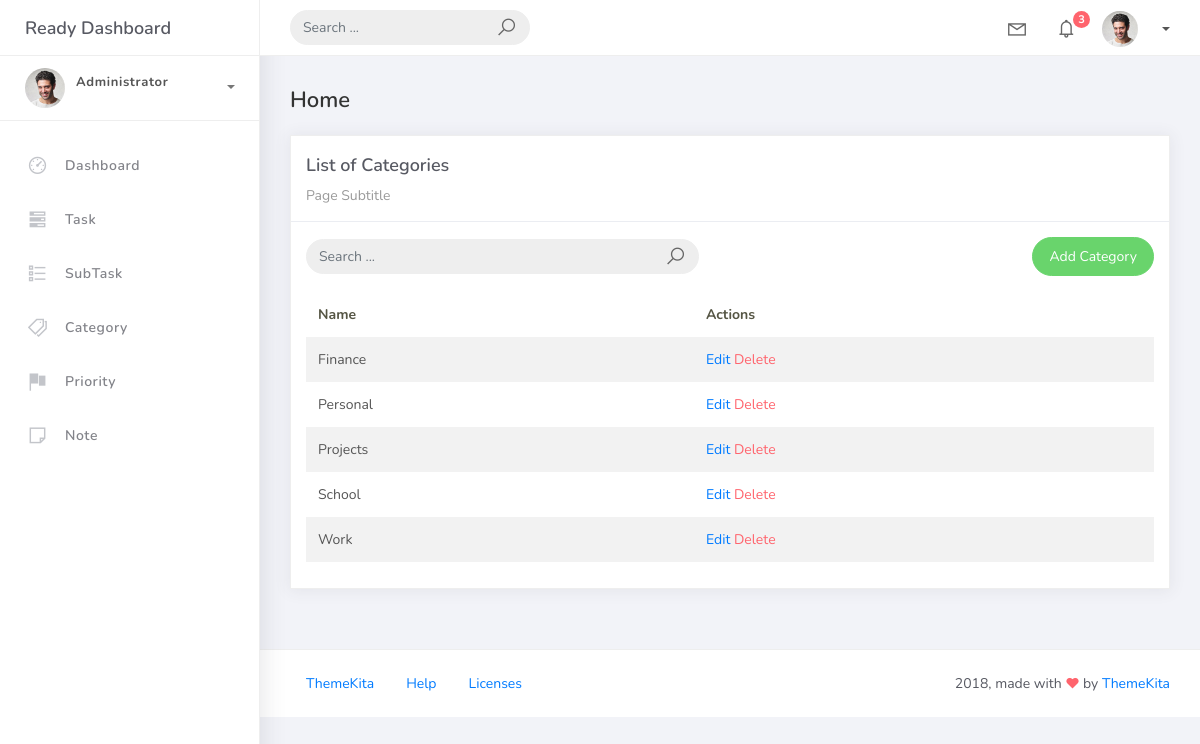
/category-list, run on an earlier commit of the app's database.
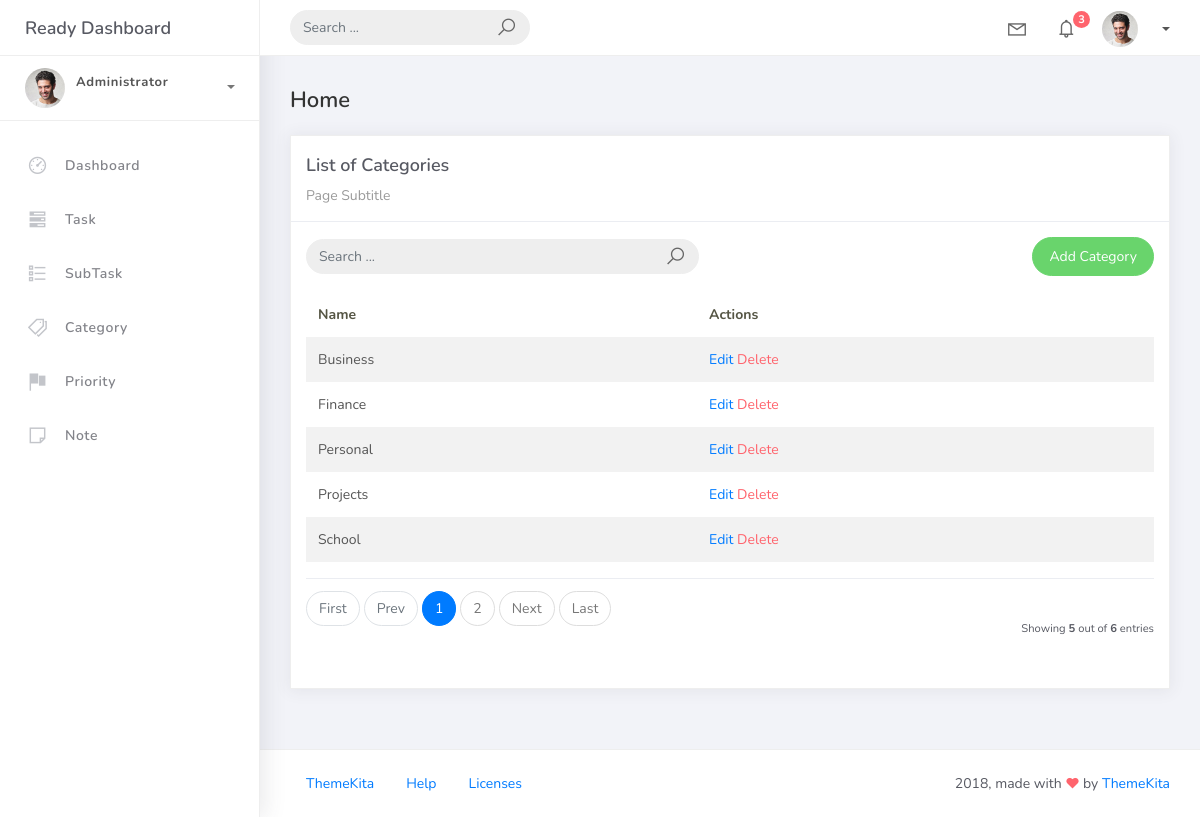
And on a later commit of the database.
### tasks/models.py (models this page shows, shortened)
class BaseModel(models.Model):
    created_at = models.DateTimeField(auto_now_add=True)
    updated_at = models.DateTimeField(auto_now=True)
    class Meta:
        abstract = True

class Category(BaseModel):
    name = models.CharField(max_length=100)
    class Meta:
        verbose_name = "Category"
        verbose_name_plural = "Categories"

### tasks/views.py (the view)
# urls.py: path('category-list', CategoryList.as_view(), name='category-list'),
class CategoryList(ListView):
    model = Category
    context_object_name = 'category'
    template_name = "category_list.html"
    paginate_by = 5
    ordering = ["name"]
    def get_queryset(self):
            qs = super().get_queryset()
            query = self.request.GET.get('q')
            if query:
                qs = qs.filter(
                    Q(name__icontains=query)
                )
            return qs

### hangarin/templates/category_list.html
    {% extends 'base.html' %}
    {% load static %}
    {% block content %}
    <div class="content">
        <div class="container-fluid">
            <h4 class="page-title">Home</h4>
            <div class="row">
                <div class="col-md-12">
                    <div class="card">
                        <div class="card-header">
                            <div class="card-title">List of Categories</div>
                            <div class="card-category">Page Subtitle</div>
                        </div>
                        <div class="card-body">
                            <div class="row align-items-center mb-3">
                                <div class="col-md-6 mb-2 mb-md-0">
                                    <form class="navbar-left navbar-form nav-search mr-md-3" action="{% url 'category-list' %}" method="get">
                                        <div class="input-group">
                                            <input type="text"
                                                placeholder="Search ..."
                                                class="form-control"
                                                name="q"
                                                value="{{ request.GET.q|default:'' }}" />
                                            <div class="input-group-append">
                                                <button type="submit" class="input-group-text">
                                                    <i class="la la-search search-icon"></i>
                                                </button>
                                            </div>
                                        </div>
                                    </form>
                                </div>
                                <div class="col-md-6 text-md-right">
                                    <a href="{% url 'category-add' %}"
                                    class="btn btn-success btn-rounded">
                                        Add Category
                                    </a>
                                </div>
                            </div>
                            <table class="table table-striped mt-3">
                                <thead>
                                    <tr>
                                        <th scope="col">Name</th>
                                        <th scope ="col">Actions</th>
                                    </tr>
                                </thead>
                                <tbody>
                                    {% for object in category %}
                                    <tr>
                                        <td>{{ object.name }}</td>
                                        <td>
                                            <a href="{% url 'category-update' object.id %}">Edit</a>
                                            <a href="{% url 'category-delete' object.id %}" class="text-danger">Delete</a>
                                        </td>
                                    </tr>
                                    {% empty %}
                                        <tr>
                                            <td colspan="4" style="text-align: center;">
                                                <p class="text-sm font-weight-bold mb-0">No Records Found</p>
                                            </td>
                                        </tr>
                                    {% endfor %}
                                </tbody>
                            </table>
                            {% include 'includes/pagination.html' %}
                        </div>
                    </div>
                </div>
            </div>
        </div>
    </div>
    {% endblock %}

What changed in the data, as far as the page shows it:
no longer on this page (row unchanged): Category: name "Work"
added Category: name "Business"
Also different on the page:
{{ object_list.count }}: (not shown) → "5"
{{ paginator.count }}: (not shown) → "6"
text now shown: "First Prev Next Last Showing out of entries"
new list line: "1"
new list line: "2"
